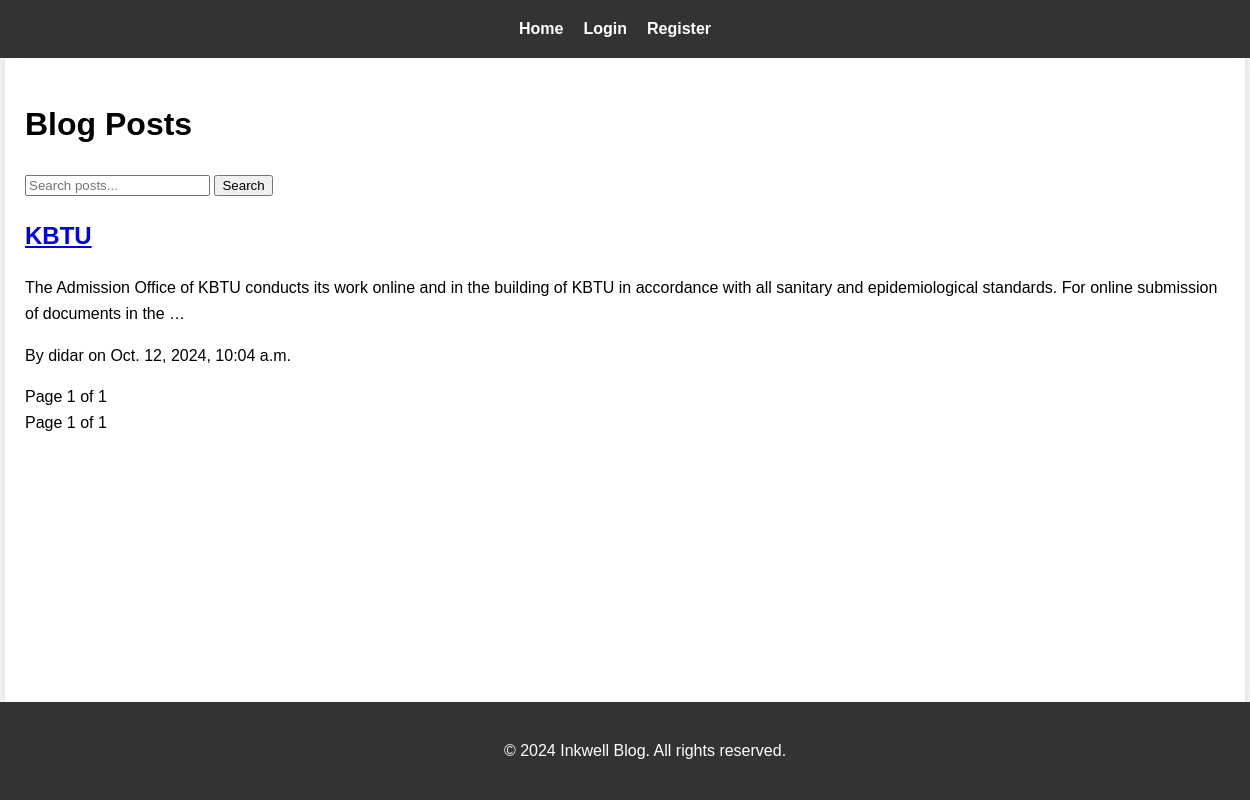
The page / on the database its author committed.
### blog/models.py (models this page shows, shortened)
class Post(models.Model):
    title = models.CharField(max_length=200)
    content = models.TextField(blank=True, null=True)
    created_at = models.DateTimeField(auto_now_add=True)
    author = models.ForeignKey(User, on_delete=models.CASCADE)
    class Meta:
        verbose_name = 'Post'
        verbose_name_plural = 'Posts'
        ordering = ['-created_at']

### blog/views.py (the view)
# urls.py: path('', views.post_list, name='post_list'),
def post_list(request):
    search_query = request.GET.get('q', '')
    posts = Post.objects.filter(title__icontains=search_query).order_by(
        '-id')  # Change 'title' to the appropriate field
    paginator = Paginator(posts, 10)  # Show 10 posts per page
    page_number = request.GET.get('page')
    page_obj = paginator.get_page(page_number)
    context = {
        'page_obj': page_obj,
        'search_query': search_query,  # Pass the search query to the template
    }
    return render(request, 'post_list.html', context)  # Change to your actual template name

### blog/templates/post_list.html (shortened to what this page needs)
{% extends 'base.html' %}
{% block content %}
<h1>Blog Posts</h1>
<form method="GET" action="{% url 'post_list' %}">
    <input type="text" name="q" value="{{ search_query }}" placeholder="Search posts...">
    <button type="submit">Search</button>
</form>
{% for post in page_obj %}
    <div class="post">
        <h2><a href="{% url 'post_detail' pk=post.pk %}">{{ post.title }}</a></h2>
        <p>{{ post.content|truncatewords:30 }}</p>
        <p>By {{ post.author.username }} on {{ post.created_at }}</p>
    </div>
{% empty %}
    <p>No posts found.</p>
{% endfor %}
<div class="pagination">
    <span>Page {{ page_obj.number }} of {{ page_obj.paginator.num_pages }}</span>
    <div>
        <span>Page {{ page_obj.number }} of {{ page_obj.paginator.num_pages }}</span>
    </div>
</div>
{% endblock %}

### templates/base.html (shortened to what this page needs)
<!DOCTYPE html>
<html lang="en">
<head>
    {% load static %}
    <link rel="stylesheet" href="{% static 'css/style.css' %}">
</head>
<body>
    <header>
        <nav>
            <ul>
                <li><a href="{% url 'post_list' %}">Home</a></li>
                {% if user.is_authenticated %}
                    <li><a href="{% url 'post_create' %}">New Post</a></li>
                    <li><a href="{% url 'profile' username=user.username %}">Profile</a></li>
                    <li><a href="{% url 'user_list' %}">Users to Follow</a></li>
                    <li><a href="{% url 'logout' %}">Logout</a></li>
                {% else %}
                    <li><a href="{% url 'login' %}">Login</a></li>
                    <li><a href="{% url 'register' %}">Register</a></li>
                {% endif %}
            </ul>
        </nav>
    </header>
    <main>
        {% block content %}
        {% endblock %}
    </main>
    <footer>
        <p>&copy; 2024 Inkwell Blog. All rights reserved.</p>
    </footer>
</body>
</html>

### static/css/style.css (style rules this page uses)
html, body { height: 100%; font-family: Arial, sans-serif; line-height: 1.6; margin: 0; padding: 0; background-color: #f4f4f4; }
body { display: flex; flex-direction: column; min-height: 100vh; }
header { background-color: #333; color: #fff; padding: 1rem; text-align: center; }
nav ul { display: flex; justify-content: center; list-style-type: none; padding: 0; margin: 0; }
nav ul li { margin-right: 20px; }
nav ul li a { color: #ffffff; text-decoration: none; font-weight: bold; transition: color 0.3s; }
main { flex-grow: 1; padding: 20px; max-width: 1200px; width: 100%; margin: 0 auto; background-color: #fff; box-shadow: 0 0 10px rgba(0,0,0,0.1); }
footer { text-align: center; padding: 20px; background-color: #333; color: #fff; position: relative; bottom: 0; width: 100%; }

### rows shown on the page
Post: title "KBTU", content "The Admission Office of KBTU conducts its work online and in the building of KBTU in accordance with all sanitary and epidemiological standards. For online submission of documents in the …", author.username "didar", created_at "Oct. 12, 2024, 10:04 a.m."

### other values the page prints
{{ page_obj.number }} "1"
{{ page_obj.paginator.num_pages }} "1"
